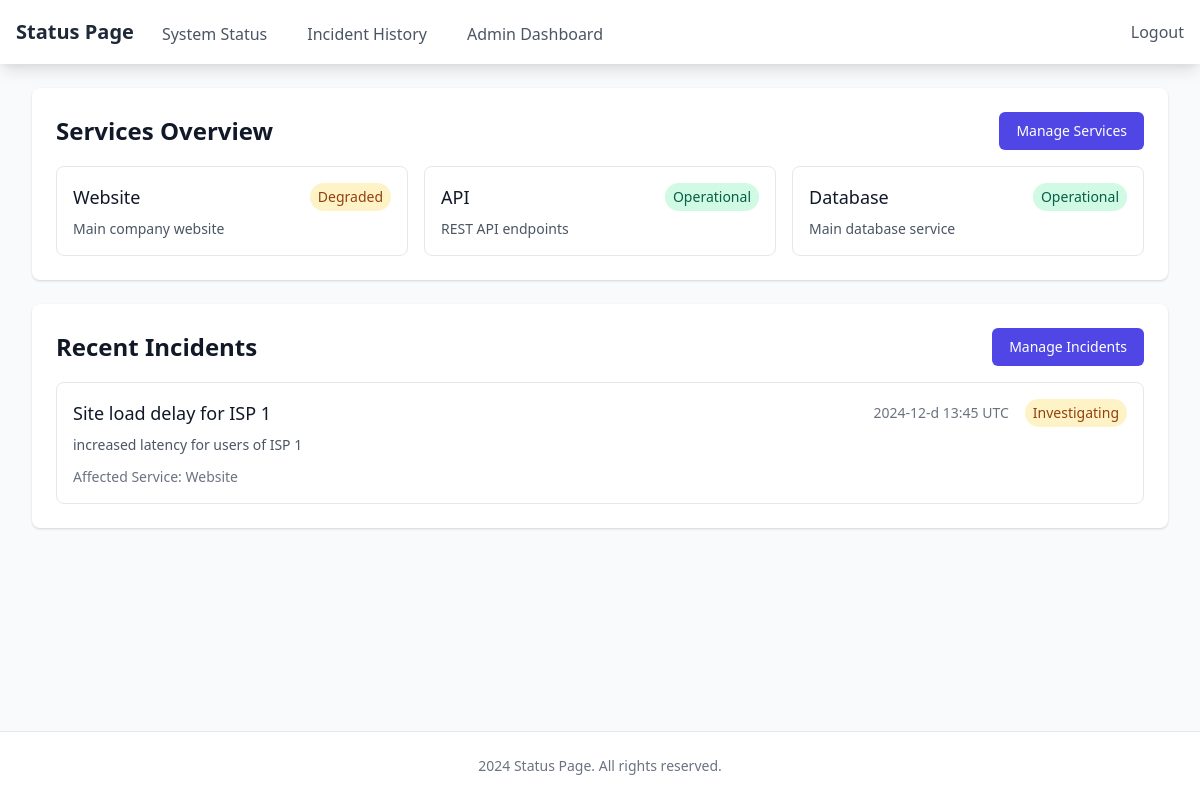
Page /admin/ (signed in) on the earlier database version.
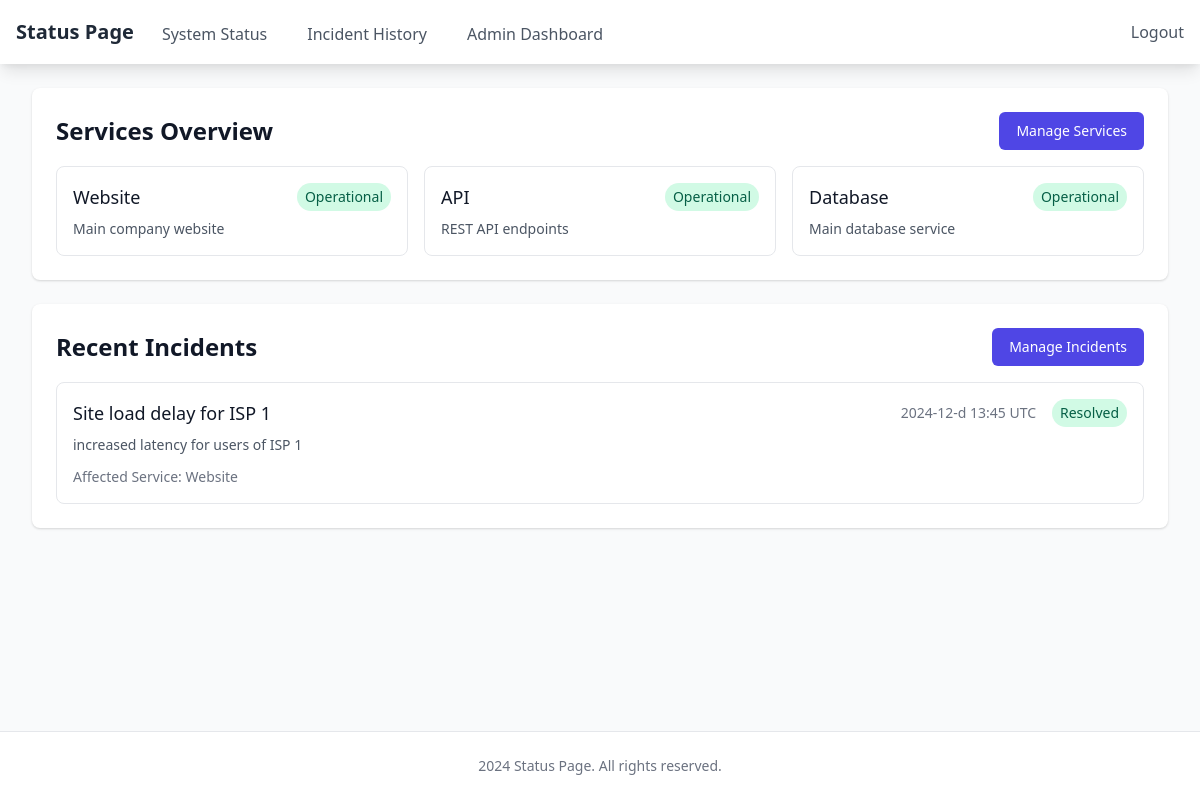
Same page on the later database version.
### app/models.py (models this page shows)
class Service(db.Model):
    id = db.Column(db.Integer, primary_key=True)
    name = db.Column(db.String(100), nullable=False)
    description = db.Column(db.Text)
    status = db.Column(db.String(20), default='operational')  # operational, degraded, outage
    created_at = db.Column(db.DateTime, default=datetime.utcnow)
    incidents = db.relationship('Incident', backref='service', lazy=True)

class Incident(db.Model):
    id = db.Column(db.Integer, primary_key=True)
    service_id = db.Column(db.Integer, db.ForeignKey('service.id'), nullable=False)
    title = db.Column(db.String(200), nullable=False)
    description = db.Column(db.Text)
    status = db.Column(db.String(20), default='investigating')  # investigating, identified, monitoring, resolved
    created_at = db.Column(db.DateTime, default=datetime.utcnow)
    updated_at = db.Column(db.DateTime, default=datetime.utcnow, onupdate=datetime.utcnow)
    updates = db.relationship('IncidentUpdate', backref='incident', lazy=True)

### app/routes/admin.py (the view)
@bp.route('/')
@login_required
def dashboard():
    services = Service.query.all()
    incidents = Incident.query.order_by(Incident.created_at.desc()).limit(5).all()
    return render_template('admin/dashboard.html', services=services, incidents=incidents)

### app/__init__.py (called while the page is built)
def create_app(config_class=Config):
    app = Flask(__name__)
    app.config.from_object(config_class)
    db.init_app(app)
    login_manager.init_app(app)
    migrate.init_app(app, db)
    login_manager.login_view = 'admin.login'
    login_manager.login_message_category = 'info'
    @app.context_processor
    def inject_year():
        return {'current_year': datetime.utcnow().year}
    from app.routes import admin, public
    app.register_blueprint(admin.bp)
    app.register_blueprint(public.bp)
    return app

### app/models.py (called while the page is built)
@login_manager.user_loader
def load_user(id):
    return User.query.get(int(id))

### app/templates/admin/dashboard.html (shortened to what this page needs)
{% extends "base.html" %}
{% block content %}
<div class="space-y-6">
    <div class="bg-white shadow rounded-lg p-6">
        <div class="flex items-center justify-between mb-4">
            <h2 class="text-2xl font-bold text-gray-900">Services Overview</h2>
            <a href="{{ url_for('admin.services') }}"
               class="inline-flex items-center px-4 py-2 border border-transparent text-sm font-medium rounded-md text-white bg-indigo-600 hover:bg-indigo-700">
                Manage Services
            </a>
        </div>
        <div class="grid gap-4 md:grid-cols-2 lg:grid-cols-3">
            {% for service in services %}
            <div class="border rounded-lg p-4">
                <div class="flex items-center justify-between">
                    <h3 class="text-lg font-medium text-gray-900">{{ service.name }}</h3>
                    <span class="px-2 py-1 text-sm rounded-full
                        {% if service.status == 'operational' %}
                            bg-green-100 text-green-800
                        {% elif service.status == 'degraded' %}
                            bg-yellow-100 text-yellow-800
                        {% else %}
                            bg-red-100 text-red-800
                        {% endif %}">
                        {{ service.status|title }}
                    </span>
                </div>
                {% if service.description %}
                <p class="mt-2 text-sm text-gray-600">{{ service.description }}</p>
                {% endif %}
            </div>
            {% endfor %}
        </div>
    </div>
    <div class="bg-white shadow rounded-lg p-6">
        <div class="flex items-center justify-between mb-4">
            <h2 class="text-2xl font-bold text-gray-900">Recent Incidents</h2>
            <a href="{{ url_for('admin.incidents') }}"
               class="inline-flex items-center px-4 py-2 border border-transparent text-sm font-medium rounded-md text-white bg-indigo-600 hover:bg-indigo-700">
                Manage Incidents
            </a>
        </div>
        <div class="space-y-4">
            {% for incident in incidents %}
            <div class="border rounded-lg p-4">
                <div class="flex items-center justify-between">
                    <h3 class="text-lg font-medium text-gray-900">{{ incident.title }}</h3>
                    <div class="flex items-center space-x-4">
                        <span class="text-sm text-gray-500">{{ incident.created_at.strftime('%Y-%m-d %H:%M UTC') }}</span>
                        <span class="px-2 py-1 text-sm rounded-full
                            {% if incident.status == 'resolved' %}
                                bg-green-100 text-green-800
                            {% elif incident.status == 'investigating' %}
                                bg-yellow-100 text-yellow-800
                            {% elif incident.status == 'identified' %}
                                bg-blue-100 text-blue-800
                            {% elif incident.status == 'monitoring' %}
                                bg-purple-100 text-purple-800
                            {% endif %}">
                            {{ incident.status|title }}
                        </span>
                    </div>
                </div>
                <p class="mt-2 text-sm text-gray-600">{{ incident.description }}</p>
                <div class="mt-3 text-sm text-gray-500">
                    Affected Service: {{ incident.service.name }}
                </div>
            </div>
            {% endfor %}
        </div>
    </div>
</div>
{% endblock %}

Differences in the rows shown:
changed Service "Website": status "Degraded" → "Operational"
changed Incident "Site load delay for ISP 1": status "Investigating" → "Resolved"
